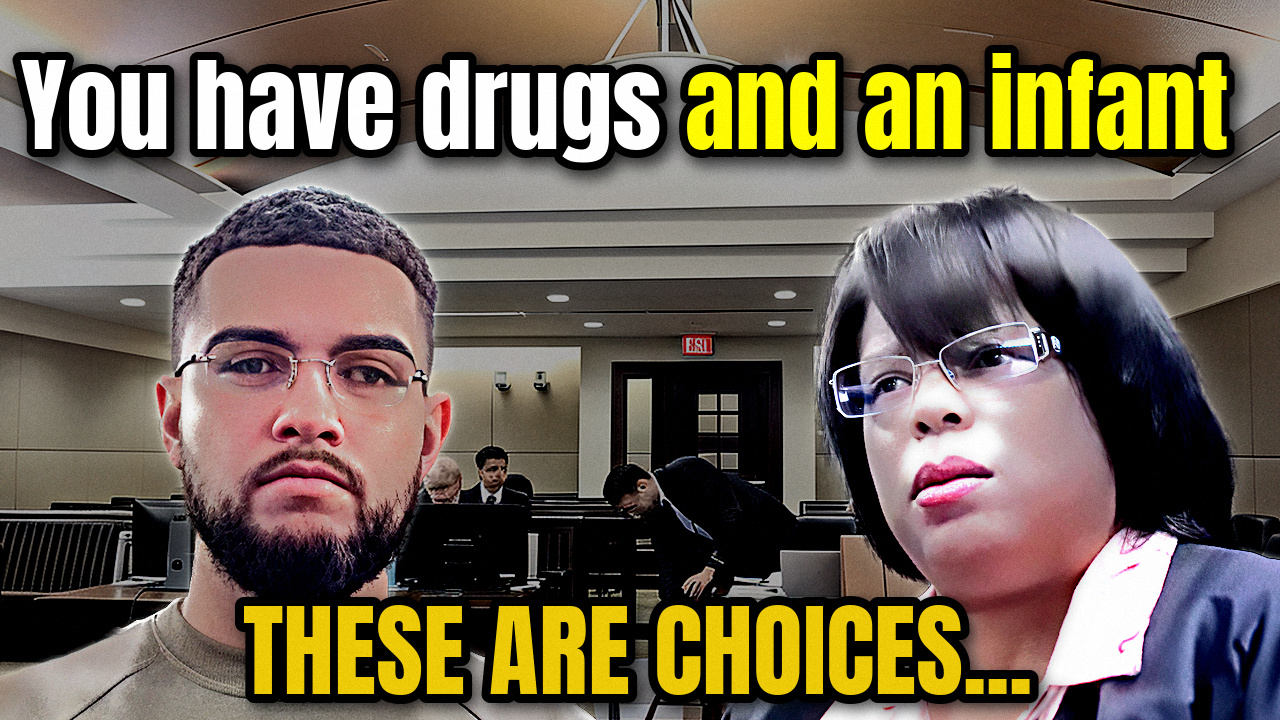
#> input picture tools/fixtures/rejected_2026_09_02/GARCIA_J_thumb.jpg, 1280 x 720 px, given as the content of the folder /Projects/boyd-clips/research/reference/courtroomtime/thumbs, which was not available
$ python capmeas.py
#> lines starting #> are read from the running program, lines starting #| are printed output that depends on the picture; after the words box and inside, x2 and y2 are one past the last pixel; in counts of white or black regions, pixels touching at a corner belong together; pictures that were not available may be replaced by others from this repository, and a replacement may not be noted
### research/outsider/glyph3.py
import cv2, numpy as np, os, sys, json

def collect(path, H=1500):
#> called with H = 1500
    img = cv2.imread(path); h0,w0=img.shape[:2]; s=H/h0
#> in collect, img is the input picture: shape (720, 1280, 3); mean B, G, R 83.7, 100.8, 112.9
#> after `h0, w0 = img.shape[:2]`: h0 = 720; w0 = 1280
#> after `s = H / h0`: s = 2.08
    img = cv2.resize(img,(int(w0*s),H)); h,w=img.shape[:2]
#> after `img = cv2.resize(img, (int(w0 * s), H))`:
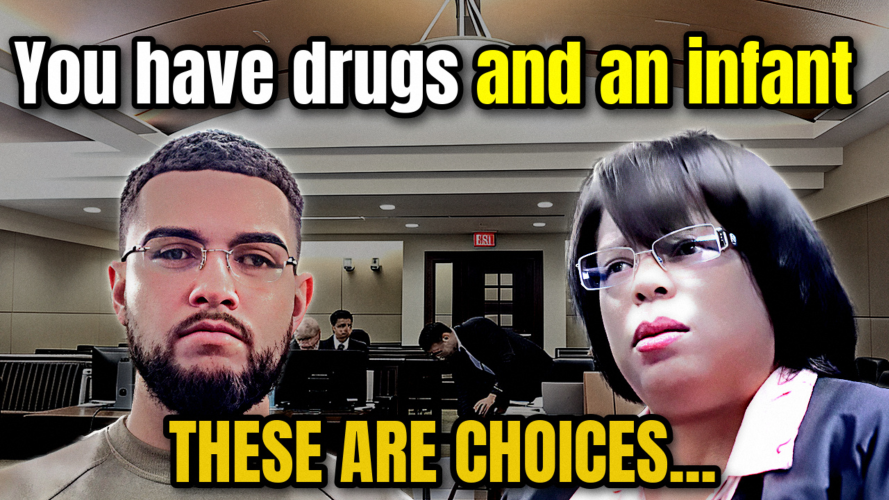
#> img: shape (1500, 2666, 3) (shown at 1/3 size); mean B, G, R 83.6, 100.6, 112.8
#> after `h, w = img.shape[:2]`: h = 1500; w = 2666
    g = cv2.cvtColor(img,cv2.COLOR_BGR2GRAY)
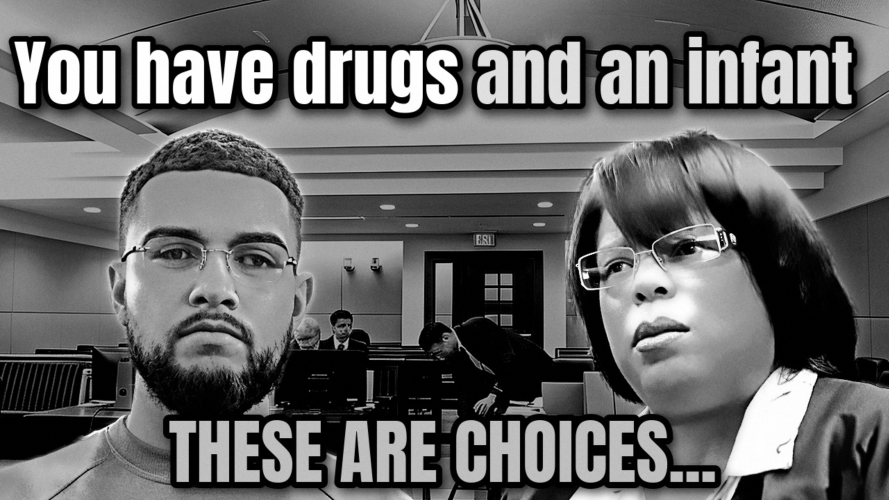
#> g: shape (1500, 2666) (shown at 1/3 size); min 0, max 255, mean 102.3
    cands=[]
    o = cv2.threshold(g,0,255,cv2.THRESH_BINARY+cv2.THRESH_OTSU)[1]
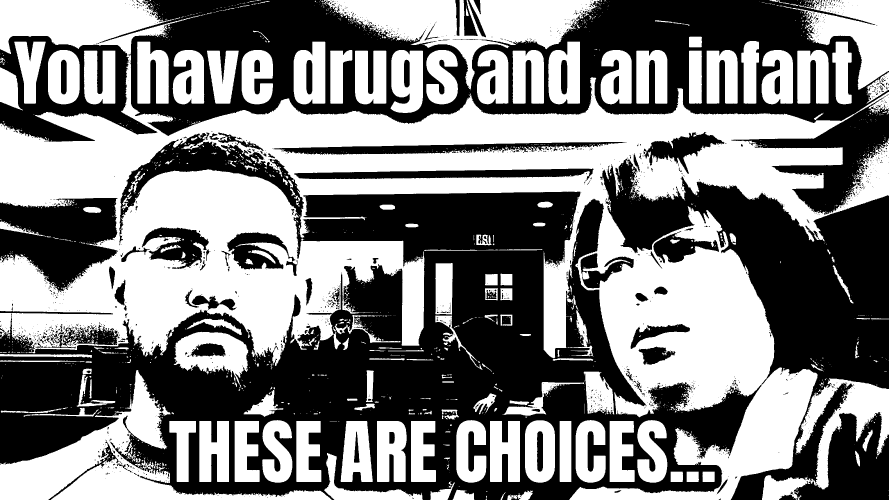
#> o: shape (1500, 2666) (shown at 1/3 size); 50.6% white; 1757 black regions (1528 under 20 px), largest, box (x1, y1, x2, y2) and area: (0, 399, 2666, 1500) 1207651, (287, 0, 2666, 408) 398413, (0, 594, 354, 877) 65121
    bins=[o,255-o,
          cv2.adaptiveThreshold(g,255,cv2.ADAPTIVE_THRESH_MEAN_C,cv2.THRESH_BINARY,151,-25),
          cv2.adaptiveThreshold(g,255,cv2.ADAPTIVE_THRESH_MEAN_C,cv2.THRESH_BINARY_INV,151,-25)]
    for b in bins:
        n,lab,st,cen = cv2.connectedComponentsWithStats(b,8)
        for i in range(1,n):
            x,y,cw,ch,a = st[i]
            if ch < 0.020*h or ch > 0.22*h: continue
            if cw < 0.18*ch or cw > 1.5*ch: continue
            fill=a/(cw*ch)
            if fill<0.18 or fill>0.92: continue
            if x<=1 or y<=1 or x+cw>=w-1 or y+ch>=h-1: continue
            if y < 0.13*h: continue
            m = (lab[y:y+ch,x:x+cw]==i)
            vals = g[y:y+ch,x:x+cw][m]
            if vals.std() > 22: continue          # glyph ink is flat; faces are not
            cands.append((int(x),int(y),int(cw),int(ch)))
#> this loop made 4 passes
#> n on passes 1 to 4: 1886, 1758, 3344, 1480
#> pass 1, in collect, `n,lab,st,cen = cv2.connectedComponentsWithStats(b,8)`:
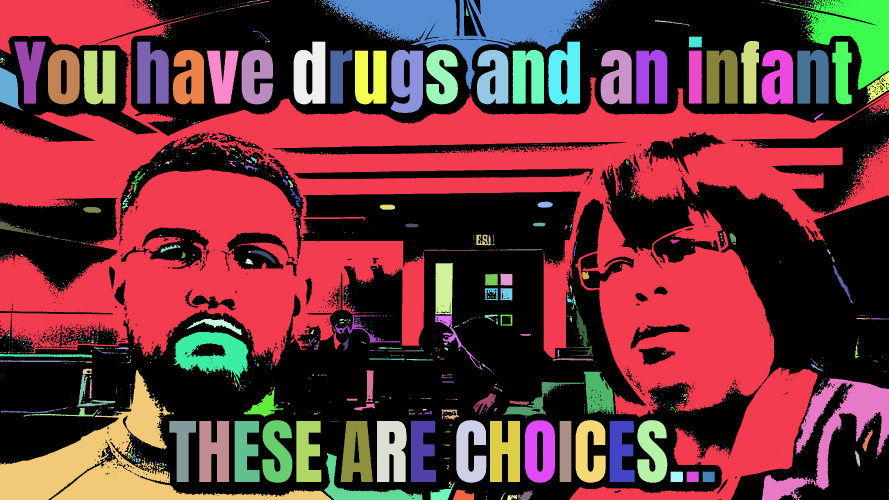
#> lab: shape (1500, 2666) int32 (shown at 1/3 size); 1886 distinct labels, from 0 to 1885; one colour per label, 0 black
#> pass 2, in collect, `n,lab,st,cen = cv2.connectedComponentsWithStats(b,8)`:
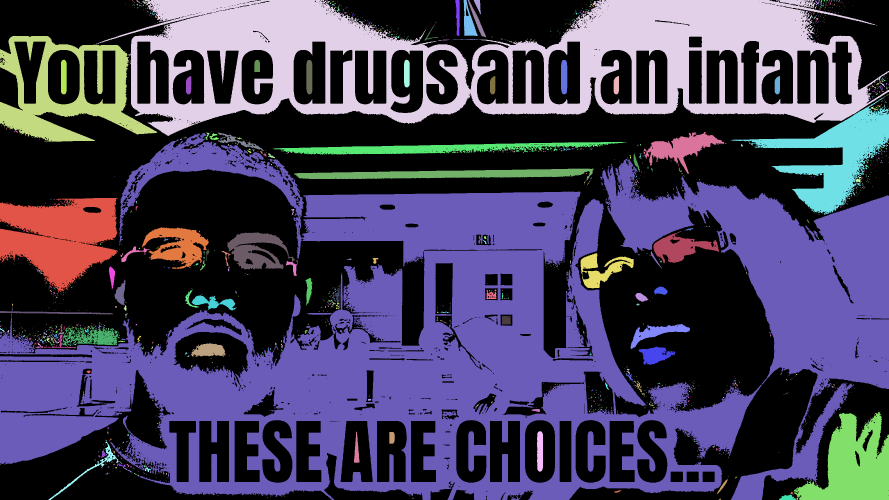
#> lab: shape (1500, 2666) int32 (shown at 1/3 size); 1758 distinct labels, from 0 to 1757; one colour per label, 0 black
#> pass 3, in collect, `n,lab,st,cen = cv2.connectedComponentsWithStats(b,8)`:
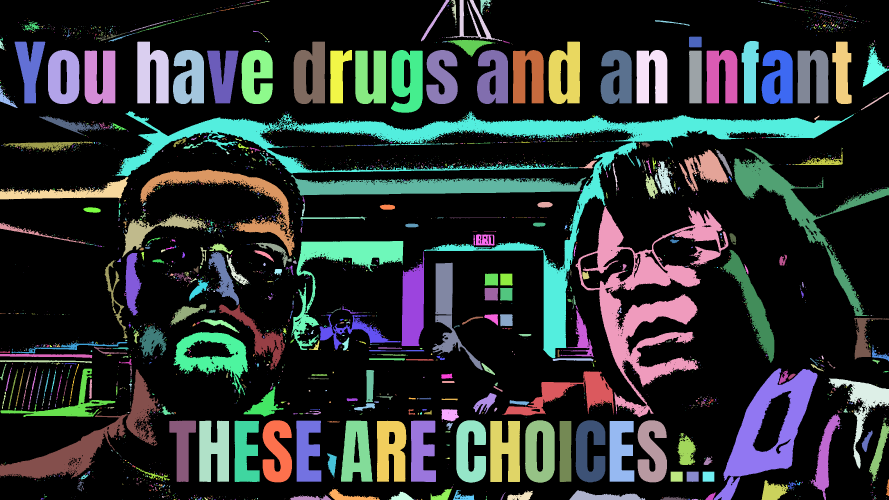
#> lab: shape (1500, 2666) int32 (shown at 1/3 size); 3344 distinct labels, from 0 to 3343; one colour per label, 0 black
#> after the loop, cands = 95 items, first 6: (394, 513, 41, 68), (870, 565, 31, 51), (365, 593, 20, 33), (1429, 704, 47, 32), (1721, 734, 8, 36), (1455, 865, 39, 36)
    cands.sort(key=lambda r:-r[2]*r[3]); keep=[]
    for r in cands:
        ok=True
        for k in keep:
            ix=max(0,min(r[0]+r[2],k[0]+k[2])-max(r[0],k[0])); iy=max(0,min(r[1]+r[3],k[1]+k[3])-max(r[1],k[1]))
            if ix*iy>0.5*min(r[2]*r[3],k[2]*k[3]): ok=False;break
        if ok: keep.append(r)
#> this loop made 95 passes
#> r on passes 1 to 12: (875, 723, 335, 327), (520, 996, 224, 190), (656, 913, 199, 198), (521, 995, 224, 170), (2258, 1173, 116, 183), (1204, 754, 69, 284), (2037, 449, 148, 125), (1022, 1263, 96, 183), (1023, 1262, 95, 183), (787, 1260, 90, 188), (1369, 1260, 90, 188), (1727, 1260, 90, 188)
#> after the loop, keep = 69 items, first 6: (875, 723, 335, 327), (520, 996, 224, 190), (656, 913, 199, 198), (2258, 1173, 116, 183), (1204, 754, 69, 284), (2037, 449, 148, 125)
    return keep,w,h,img

def analyse(path,draw=None,minn=5):
    keep,w,h,img=collect(path)
#> w = 2666; h = 1500
    hs=sorted({r[3] for r in keep},reverse=True); cap=None;grp=[]
#> after `hs = sorted({r[3] for r in keep}, reverse=True)`: hs = 46 values, max 327 at index 0, min 30 at index 45, mean 93.26
    for c in hs:
        gg=[r for r in keep if 0.78*c<=r[3]<=1.28*c]
        if len(gg)>=minn: cap=c; grp=gg; break
#> this loop made 3 passes
#> (c, cap) on pass 3: (198, 198)
#> (c, gg) on passes 1 to 2: (327, [(875, 723, 335, 327), (1204, 754, 69, 284)]), (284, [(875, 723, 335, 327), (1204, 754, 69, 284)])
    if cap is None: return None
    cap=float(np.median([r[3] for r in grp]))
#> cap = 184
    grp.sort(key=lambda r:r[1]+r[3]/2)
    lines=[]
    for g in grp:
        yc=g[1]+g[3]/2; placed=False
        for L in lines:
            if abs(yc-L['yc'])<0.55*cap: L['g'].append(g); L['yc']=float(np.mean([q[1]+q[3]/2 for q in L['g']])); placed=True;break
        if not placed: lines.append({'yc':yc,'g':[g]})
#> this loop made 20 passes
#> (g, yc) on passes 1 to 12: ((624, 756, 93, 160), 836), ((375, 759, 50, 187), 852.5), ((1681, 916, 100, 155), 993.5), ((656, 913, 199, 198), 1012), ((520, 996, 224, 190), 1091), ((2258, 1173, 116, 183), 1264.5), ((787, 1260, 90, 188), 1354), ((1369, 1260, 90, 188), 1354), ((1727, 1260, 90, 188), 1354), ((1912, 1260, 90, 188), 1354), ((598, 1262, 89, 184), 1354), ((508, 1262, 80, 184), 1354)
#> after the loop, L = 2 items; lines = 3 items
    lines=[L for L in lines if len(L['g'])>=2]
    if not lines: return None
    grp=[g for L in lines for g in L['g']]
#> grp = 20 items, first 6: (624, 756, 93, 160), (375, 759, 50, 187), (1681, 916, 100, 155), (656, 913, 199, 198), (520, 996, 224, 190), (2258, 1173, 116, 183)
    cap=float(np.median([r[3] for r in grp]))
    words=0; percl=[]
    for L in lines:
        gs=sorted(L['g'],key=lambda r:r[0]); wcount=1
        for a,b in zip(gs,gs[1:]):
            if b[0]-(a[0]+a[2])>0.45*cap: wcount+=1
        words+=wcount; percl.append(len(gs))
#> this loop made 3 passes
#> words on passes 2 to 3: 4, 6
#> (gs, words) on pass 1: ([(375, 759, 50, 187), (624, 756, 93, 160)], 2)
#> after the loop, percl = [2, 3, 15]; words = 6
    xs=[g[0] for g in grp]; xe=[g[0]+g[2] for g in grp]; ys=[g[1] for g in grp]; ye=[g[1]+g[3] for g in grp]
#> after `xs = [g[0] for g in grp]`: xs = [624, 375, 1681, 656, 520, 2258, 787, 1369, 1727, 1912, 598, 508, 704, 1233, 1022, 1575, 1470, 1131, 889, 1829]
#> after `xe = [g[0] + g[2] for g in grp]`: xe = [717, 425, 1781, 855, 744, 2374, 877, 1459, 1817, 2002, 687, 588, 779, 1308, 1118, 1665, 1560, 1220, 964, 1904]
#> after `ys = [g[1] for g in grp]`: ys = [756, 759, 916, 913, 996, 1173, 1260, 1260, 1260, 1260, 1262, 1262, 1262, 1262, 1263, 1261, 1263, 1263, 1263, 1263]
#> after `ye = [g[1] + g[3] for g in grp]`: ye = [916, 946, 1071, 1111, 1186, 1356, 1448, 1448, 1448, 1448, 1446, 1446, 1446, 1446, 1446, 1448, 1446, 1446, 1446, 1446]
    if draw:
        for x,y,cw,ch in grp: cv2.rectangle(img,(x,y),(x+cw,y+ch),(0,0,255),3)
        cv2.imwrite(draw,img)
    return dict(cap_pct=100*cap/h, n_lines=len(lines), words=words, chars=len(grp),
                max_chars_line=max(percl), top=float(min(ys))/h, bot=float(max(ye))/h,
                left=float(min(xs))/w, right=float(max(xe))/w, cy=float(np.mean(ys+ye))/h)

# [7 lines that do not run on import are left out]

### research/measured/capmeas.py
import sys, os, json, numpy as np
sys.path.insert(0,r'C:/Users/natha/Projects/boyd-clips/research/outsider')
from glyph3 import analyse
CT=r'C:/Users/natha/Projects/boyd-clips/research/reference/courtroomtime/thumbs'
ATC=r'C:/Users/natha/Projects/boyd-clips/research/reference/competitor/thumbs'
def run(d):
    out={}
    for f in sorted(os.listdir(d)):
        if not f.lower().endswith(('.jpg','.jpeg','.png')): continue
        try: a=analyse(os.path.join(d,f))
        except Exception as e: a=None
        out[f]=a
    return out
ct=run(CT); atc=run(ATC)
#> after `ct = run(CT)`: ct = 1 item
#> the loop in collect (call 2), `for b in bins:` made 4 passes
#> the loop in collect (call 2), `for r in cands:` made 95 passes
#> the loop in analyse (call 2), `for c in hs:` made 3 passes
#> the loop in analyse (call 2), `for g in grp:` made 20 passes
#> the loop in analyse (call 2), `for L in lines:` made 3 passes
#> after `atc = run(ATC)`: atc = 1 item
def rep(name,res,filt=None):
#> called with name = 'CT_top'
    v=[(f,a) for f,a in res.items() if a and (filt is None or filt(f))]
#> v = []
    caps=[a['cap_pct'] for _,a in v]
#> caps = []
    if not caps: print(name,"no detections"); return
    print("%-10s n=%2d/%2d  cap%%H med=%.2f  p25=%.2f p75=%.2f  min=%.2f max=%.2f  words med=%.1f  lines med=%.1f  left med=%.3f right med=%.3f"%(
        name,len(v),sum(1 for f in res if (filt is None or filt(f))),np.median(caps),np.percentile(caps,25),np.percentile(caps,75),min(caps),max(caps),
        np.median([a['words'] for _,a in v]),np.median([a['n_lines'] for _,a in v]),
        np.median([a['left'] for _,a in v]),np.median([a['right'] for _,a in v])))
rep('CT_top',ct,lambda f:f.startswith('top_'))
rep('CT_bot',ct,lambda f:f.startswith('bot_'))
rep('ATC',atc)
#| ATC        n= 1/ 1  cap%H med=12.27  p25=12.27 p75=12.27  min=12.27 max=12.27  words med=6.0  lines med=3.0  left med=0.141 right med=0.890
print()
print("Outsider territory reference figures: NY Post splash cap = 15.2%H (p25 14.0 p75 16.5); 2024 one-sheet title cap = 7.47%H (p25 4.90 p75 9.53)")
print("Outsider tabloid block spans left 4.3% -> right 92.8% of width; poster 22.6% -> 79.7%")
json.dump({'ct':ct,'atc':atc},open('capmeas.json','w'))

$ run again, on tools/fixtures/rejected_2026_09_02/LOPEZGONZALEZ_thumb.jpg
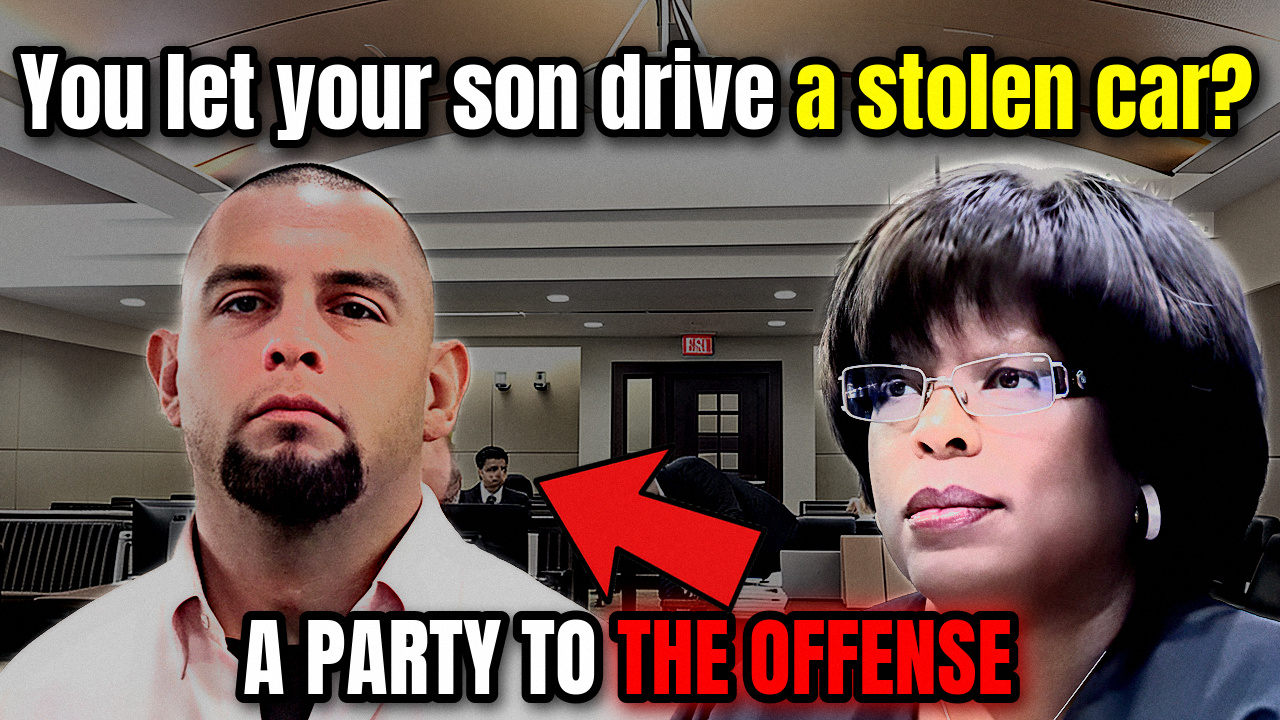
#> input picture tools/fixtures/rejected_2026_09_02/LOPEZGONZALEZ_thumb.jpg, 1280 x 720 px, given as the content of the folder /Projects/boyd-clips/research/reference/courtroomtime/thumbs, which was not available
#> in collect, img is the input picture: shape (720, 1280, 3); mean B, G, R 81.8, 88.9, 110
#> img: shape (1500, 2666, 3)
#> o: shape (1500, 2666); 41.4% white; 1673 white regions (1395 under 20 px), largest, box (x1, y1, x2, y2) and area: (0, 204, 2666, 1500) 973829, (1703, 634, 2260, 1266) 181360, (0, 0, 496, 162) 41633
#> the loop in collect, `for b in bins:` made 4 passes
#> n on passes 1 to 4: 1674, 1263, 3473, 1629
#> pass 1, in collect, `n,lab,st,cen = cv2.connectedComponentsWithStats(b,8)`:
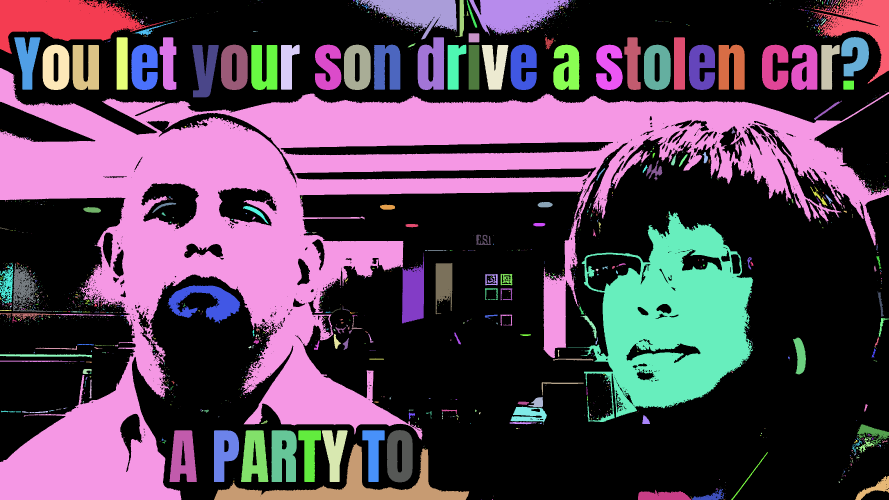
#> lab: shape (1500, 2666) int32 (shown at 1/3 size); 1674 distinct labels, from 0 to 1673; one colour per label, 0 black
#> pass 3, in collect, `n,lab,st,cen = cv2.connectedComponentsWithStats(b,8)`:
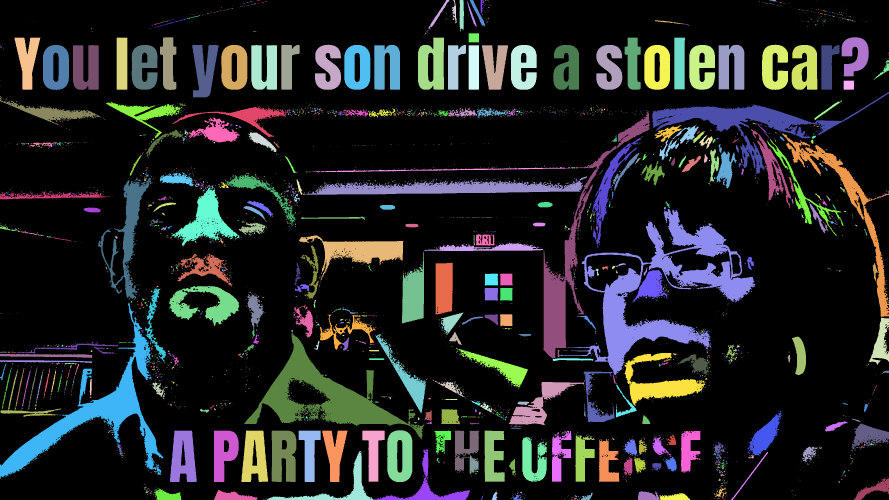
#> lab: shape (1500, 2666) int32 (shown at 1/3 size); 3473 distinct labels, from 0 to 3472; one colour per label, 0 black
#> after the loop in collect, `for b in bins:`: cands = 97 items, first 6: (2037, 463, 26, 37), (2013, 465, 15, 31), (729, 618, 77, 53), (1429, 704, 44, 31), (1206, 758, 66, 212), (2629, 769, 15, 38)
#> the loop in collect, `for r in cands:` made 97 passes
#> r on passes 1 to 8: (1125, 1003, 153, 237), (514, 562, 204, 177), (39, 790, 117, 145), (1206, 754, 66, 216), (1751, 1115, 93, 151), (1206, 758, 66, 212), (435, 865, 63, 221), (2242, 1233, 102, 135)
#> after the loop in collect, `for r in cands:`: keep = 87 items, first 6: (1125, 1003, 153, 237), (514, 562, 204, 177), (39, 790, 117, 145), (1206, 754, 66, 216), (1751, 1115, 93, 151), (435, 865, 63, 221)
#> in analyse, `keep,w,h,img=collect(path)`: w = 2666; h = 1500
#> hs = 55 values, max 237 at index 0, min 30 at index 54, mean 90.16
#> the loop in analyse, `for c in hs:` made 4 passes
#> (c, cap) on pass 4: (177, 177)
#> in analyse, `cap=float(np.median([r[3] for r in grp]))`: cap = 154
#> the loop in analyse, `for g in grp:` made 18 passes
#> (g, yc) on passes 1 to 8: ((514, 562, 204, 177), 650.5), ((901, 736, 55, 162), 817), ((1206, 754, 66, 216), 862), ((39, 790, 117, 145), 862.5), ((1307, 789, 50, 154), 866), ((435, 865, 63, 221), 975.5), ((1751, 1115, 93, 151), 1190.5), ((1162, 1291, 75, 155), 1368.5)
#> after the loop in analyse, `for g in grp:`: L = 2 items; lines = 5 items
#> in analyse, `lines=[L for L in lines if len(L['g'])>=2]`: lines = 2 items
#> in analyse, `grp=[g for L in lines for g in L['g']]`: grp = 15 items, first 6: (901, 736, 55, 162), (1206, 754, 66, 216), (39, 790, 117, 145), (1307, 789, 50, 154), (1162, 1291, 75, 155), (1087, 1292, 67, 153)
#> the loop in analyse, `for L in lines:` made 2 passes
#> words on passes 1 to 2: 3, 6
#> after the loop in analyse, `for L in lines:`: percl = [4, 11]; words = 6
#> xs = [901, 1206, 39, 1307, 1162, 1087, 1454, 509, 724, 967, 642, 815, 896, 1656, 1726]
#> xe = [956, 1272, 156, 1357, 1237, 1154, 1514, 590, 804, 1043, 716, 889, 962, 1715, 1784]
#> ys = [736, 754, 790, 789, 1291, 1292, 1292, 1292, 1292, 1292, 1292, 1292, 1292, 1293, 1301]
#> ye = [898, 970, 935, 943, 1446, 1445, 1445, 1446, 1446, 1446, 1446, 1446, 1446, 1445, 1445]
#> ct = 1 item
#> the loop in collect (call 2), `for b in bins:` made 4 passes
#> the loop in collect (call 2), `for r in cands:` made 97 passes
#> the loop in analyse (call 2), `for c in hs:` made 4 passes
#> the loop in analyse (call 2), `for g in grp:` made 18 passes
#> the loop in analyse (call 2), `for L in lines:` made 2 passes
#> v = []
#| ATC        n= 1/ 1  cap%H med=10.27  p25=10.27 p75=10.27  min=10.27 max=10.27  words med=6.0  lines med=2.0  left med=0.015 right med=0.669
